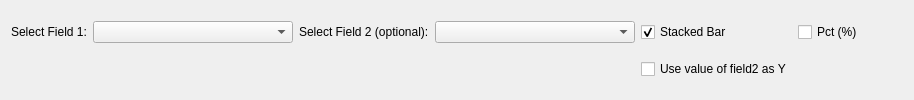
          <widget class="QWidget" name="tabColumn">
           <attribute name="title">
            <string>Bar Chart</string>
           </attribute>
           <layout class="QGridLayout" name="gridLayout_30">
            <item row="0" column="3">
             <widget class="QLabel" name="label_30">
              <property name="text">
               <string>Select Field 2 (optional):</string>
              </property>
             </widget>
            </item>
            <item row="0" column="0">
             <widget class="QLabel" name="label_29">
              <property name="text">
               <string>Select Field 1:</string>
              </property>
             </widget>
            </item>
            <item row="0" column="5">
             <widget class="QCheckBox" name="checkBoxStack">
              <property name="toolTip">
               <string>Generate stacked bar plot</string>
              </property>
              <property name="text">
               <string>Stacked Bar</string>
              </property>
              <property name="checked">
               <bool>true</bool>
              </property>
             </widget>
            </item>
            <item row="2" column="5">
             <widget class="QCheckBox" name="checkBoxY">
              <property name="text">
               <string>Use value of field2 as Y</string>
              </property>
              <property name="autoExclusive">
               <bool>false</bool>
              </property>
             </widget>
            </item>
            <item row="0" column="4">
             <widget class="QComboBox" name="comboBoxCol2">
              <property name="minimumSize">
               <size>
                <width>200</width>
                <height>0</height>
               </size>
              </property>
             </widget>
            </item>
            <item row="0" column="1">
             <widget class="QComboBox" name="comboBoxCol1">
              <property name="minimumSize">
               <size>
                <width>200</width>
                <height>0</height>
               </size>
              </property>
             </widget>
            </item>
            <item row="0" column="7">
             <spacer name="horizontalSpacer_11">
              <property name="orientation">
               <enum>Qt::Horizontal</enum>
              </property>
              <property name="sizeHint" stdset="0">
               <size>
                <width>40</width>
                <height>20</height>
               </size>
              </property>
             </spacer>
            </item>
            <item row="0" column="6">
             <widget class="QCheckBox" name="checkBoxBarPct">
              <property name="text">
               <string>Pct (%)</string>
              </property>
              <property name="autoExclusive">
               <bool>false</bool>
              </property>
             </widget>
            </item>
           </layout>
          </widget>
